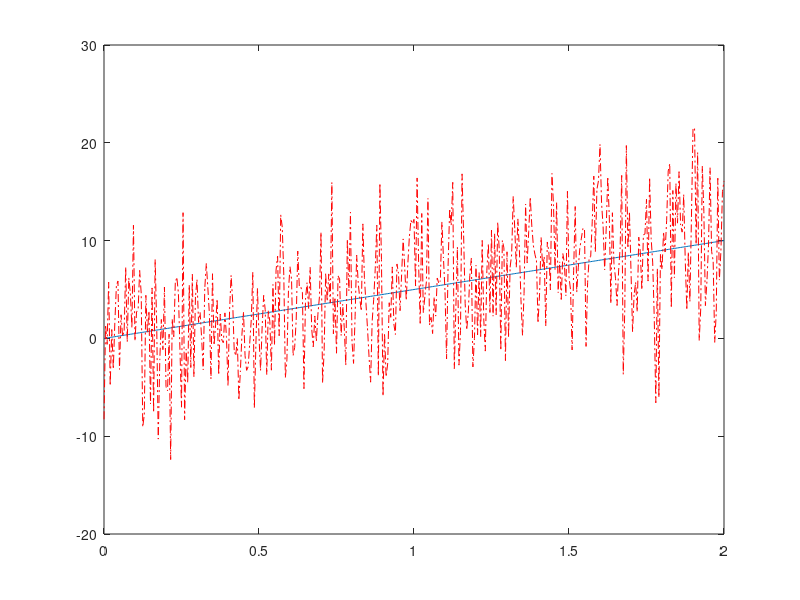

Here is the MATLAB script that generated this plot: (Note: this script raises an error after producing the figure.)
%測試小波降噪練習

clc
clear
close all


%----------------------------------------------------
%創建模擬訊號
fs=200;
t=0:1/fs:2;

y=linspace(0,10,length(t));

noise=5*randn(1,length(y));   %量測雜訊 (zero-mean noise)
yn=y+noise; %加上量測雜訊的模擬量測值Y


figure(1)
plot(t,y,t,yn,'r-.')

%小波拆解
wname='db4';
[c,l] = wavedec(yn,3,wname);
% c是小波分解的層數
% 以這題為例:l是長3+2的向量，包含每個尺度的小波係數的長度，以及原始信號的長度
approx = appcoef(c,l,wname);
%appcoef是可以獲取小波分解的近似係數，以及低頻信息(訊號的大致走向
[cd1,cd2,cd3] = detcoef(c,l,[1 2 3]);
%detcoef可以獲得小波分解的近似係數，以及高頻信息(訊號的細節
figure(2)
subplot(4,1,1)
plot(approx)
title('Approximation Coefficients')
subplot(4,1,2)
plot(cd3)
title('Level 3 Detail Coefficients')
subplot(4,1,3)
plot(cd2)
title('Level 2 Detail Coefficients')
subplot(4,1,4)
plot(cd1)
title('Level 1 Detail Coefficients')


%小波重構
c_approx=c(1:l(1));   %近似項的係數
c_details=c(l(1)+1:end);   %細節項的係數

c_details0=c_details;

threshold=1;   %篩選門檻, 0~1, 低於門檻的係數值(normalized)皆令其為0
c_details0((abs(c_details)./max(abs(c_details)))<=threshold)=0;   %細節項中, abs(係數)<threshold的直接令其為0
                                         %此作法即省略掉不重要的細節處, 以達降噪目的

c=[c_approx,c_details0];   %處理完畢後的係數項
y_wavelet = waverec(c,l,wname);   %小波重構


%使用moving average降噪
y_movavg = movavg( yn,10 );

figure(3)
plot(t,y,'color','b','linewidth',2)
hold on
plot(t,yn,'color',[126/255,126/255,126/255],'linestyle','-.')
plot(t,y_wavelet,'color','r','linewidth',2)
plot(t,y_movavg,'linewidth',2,'color',[237/255,177/255,32/255])
hold off
legend('no noise','with noise','filtered (wavelet)','filtered (moving average)')

